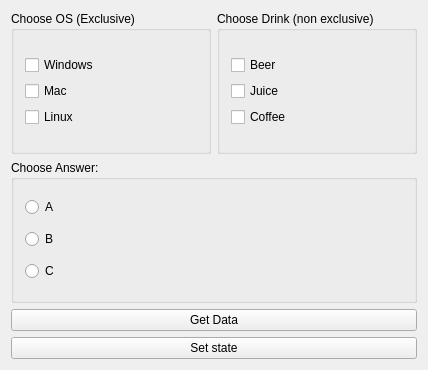
<?xml version="1.0" encoding="UTF-8"?>
<ui version="4.0">
 <class>Widget</class>
 <widget class="QWidget" name="Widget">
  <property name="geometry">
   <rect>
    <x>0</x>
    <y>0</y>
    <width>428</width>
    <height>370</height>
   </rect>
  </property>
  <property name="windowTitle">
   <string>Widget</string>
  </property>
  <layout class="QVBoxLayout" name="verticalLayout_6">
   <item>
    <layout class="QHBoxLayout" name="horizontalLayout">
     <item>
      <widget class="QGroupBox" name="groupBox">
       <property name="title">
        <string>Choose OS (Exclusive)</string>
       </property>
       <layout class="QVBoxLayout" name="verticalLayout_2">
        <item>
         <layout class="QVBoxLayout" name="verticalLayout">
          <item>
           <widget class="QCheckBox" name="windowsCheckbox">
            <property name="text">
             <string>Windows</string>
            </property>
           </widget>
          </item>
          <item>
           <widget class="QCheckBox" name="macCheckbox">
            <property name="text">
             <string>Mac</string>
            </property>
           </widget>
          </item>
          <item>
           <widget class="QCheckBox" name="linuxCheckbox">
            <property name="text">
             <string>Linux</string>
            </property>
           </widget>
          </item>
         </layout>
        </item>
       </layout>
      </widget>
     </item>
     <item>
      <widget class="QGroupBox" name="groupBox_2">
       <property name="title">
        <string>Choose Drink (non exclusive)</string>
       </property>
       <layout class="QVBoxLayout" name="verticalLayout_4">
        <item>
         <layout class="QVBoxLayout" name="verticalLayout_3">
          <item>
           <widget class="QCheckBox" name="beerCheckbox">
            <property name="text">
             <string>Beer</string>
            </property>
           </widget>
          </item>
          <item>
           <widget class="QCheckBox" name="juiceCheckbox">
            <property name="text">
             <string>Juice</string>
            </property>
           </widget>
          </item>
          <item>
           <widget class="QCheckBox" name="coffeeCheckbox">
            <property name="text">
             <string>Coffee</string>
            </property>
           </widget>
          </item>
         </layout>
        </item>
       </layout>
      </widget>
     </item>
    </layout>
   </item>
   <item>
    <widget class="QGroupBox" name="groupBox_3">
     <property name="title">
      <string>Choose Answer:</string>
     </property>
     <layout class="QHBoxLayout" name="horizontalLayout_2">
      <item>
       <layout class="QVBoxLayout" name="verticalLayout_5">
        <item>
         <widget class="QRadioButton" name="aRadioButton">
          <property name="text">
           <string>A</string>
          </property>
         </widget>
        </item>
        <item>
         <widget class="QRadioButton" name="bRadioButton">
          <property name="text">
           <string>B</string>
          </property>
         </widget>
        </item>
        <item>
         <widget class="QRadioButton" name="cRadioButton">
          <property name="text">
           <string>C</string>
          </property>
         </widget>
        </item>
       </layout>
      </item>
     </layout>
    </widget>
   </item>
   <item>
    <widget class="QPushButton" name="pushButton">
     <property name="text">
      <string>Get Data</string>
     </property>
    </widget>
   </item>
   <item>
    <widget class="QPushButton" name="pushButton_2">
     <property name="text">
      <string>Set state</string>
     </property>
    </widget>
   </item>
  </layout>
 </widget>
 <layoutdefault spacing="6" margin="11"/>
 <resources/>
 <connections/>
</ui>
